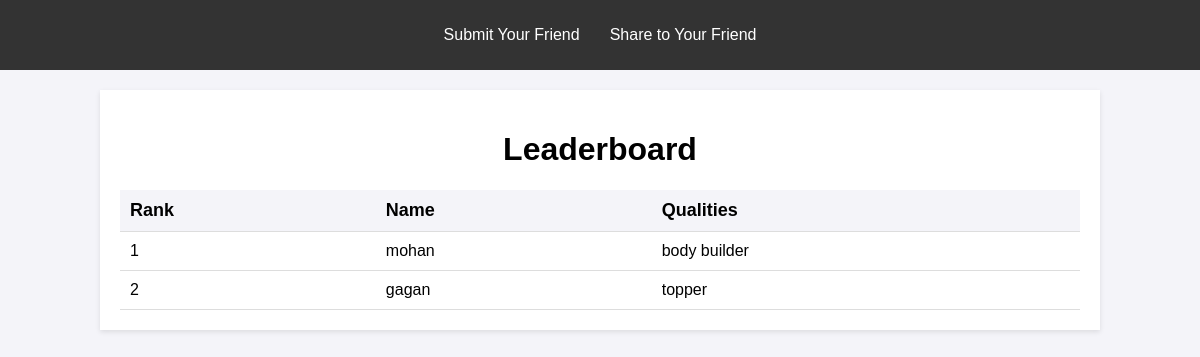
The page /leaderboard on the database as committed earlier.
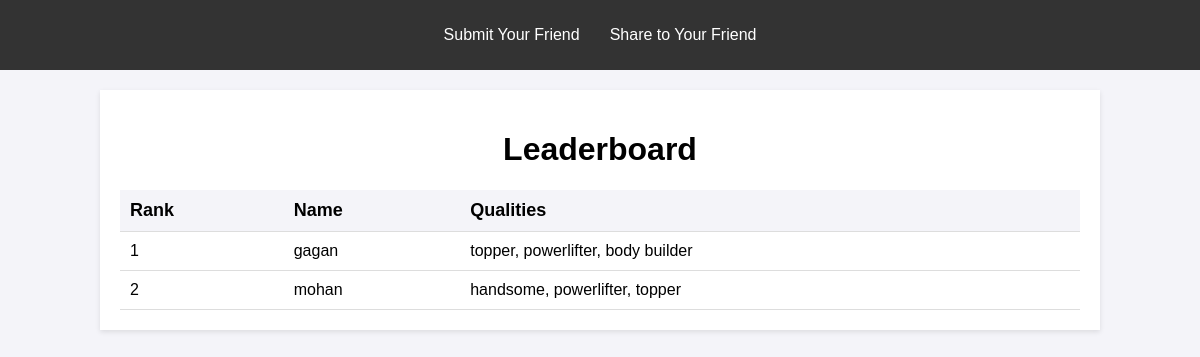
The same page on the database as committed later.
### app.py (models this page shows)
class Leaderboard(db.Model):
    id = db.Column(db.Integer, primary_key=True)
    name = db.Column(db.String(100), nullable=False)
    rank = db.Column(db.Integer, nullable=False)
    qualities = db.Column(db.String(500), nullable=True)

### app.py (the view)
@app.route('/leaderboard')
def leaderboard():
    leaderboard_data = Leaderboard.query.order_by(Leaderboard.rank).all()
    return render_template('leaderboard.html', leaderboard=leaderboard_data)

### templates/leaderboard.html (shortened to what this page needs)
<!DOCTYPE html>
<html lang="en">
<head>
    <link rel="stylesheet" href="/static/leaderboard.css">
</head>
<body>
    <header>
        <nav>
            <ul>
                <li><a href="/">Submit Your Friend</a></li>
                <li><a href="whatsapp://send?text=Your message here">Share to Your Friend</a></li>
            </ul>
        </nav>
    </header>
    <div class=" container">
        <center>
            <h1>Leaderboard</h1>
        </center>
        <table>
            <thead>
                <tr>
                    <th>Rank</th>
                    <th>Name</th>
                    <th>Qualities</th>
                </tr>
            </thead>
            <tbody>
                {% for entry in leaderboard %}
                <tr>
                    <td>{{ entry.rank }}</td>
                    <td>{{ entry.name }}</td>
                    <td>{{ entry.qualities }}</td>
                </tr>
                {% endfor %}
            </tbody>
        </table>
    </div>
</body>
</html>

### static/leaderboard.css (style rules this page uses)
body { font-family: Arial, sans-serif; margin: 0; padding: 0; background-color: #f4f4f9; }
header { background-color: #333; color: white; padding: 10px 0; }
header nav ul { display: flex; justify-content: center; list-style: none; padding: 0; }
header nav ul li { margin: 0 15px; font-family: 'Trebuchet MS', 'Lucida Sans Unicode', 'Lucida Grande', 'Lucida Sans', Arial, sans-serif; }
header nav ul li a { color: white; text-decoration: none; font-size: 16px; }
.container { width: 80%; margin: 0 auto; padding: 20px; background-color: white; box-shadow: 0 2px 5px rgba(0, 0, 0, 0.1); margin-top: 20px; }
table { width: 100%; border-collapse: collapse; margin-top: 20px; }
table th, table td { padding: 10px; text-align: left; border-bottom: 1px solid #ddd; }
table th { background-color: #f4f4f9; font-size: 18px; }
table td { font-size: 16px; }

Rows that differ between the two databases and show on the page:
removed Leaderboard: rank "1", name "mohan", qualities "body builder"
removed Leaderboard: rank "2", name "gagan", qualities "topper"
added Leaderboard: rank "1", name "gagan", qualities "topper, powerlifter, body builder"
added Leaderboard: rank "2", name "mohan", qualities "handsome, powerlifter, topper"
